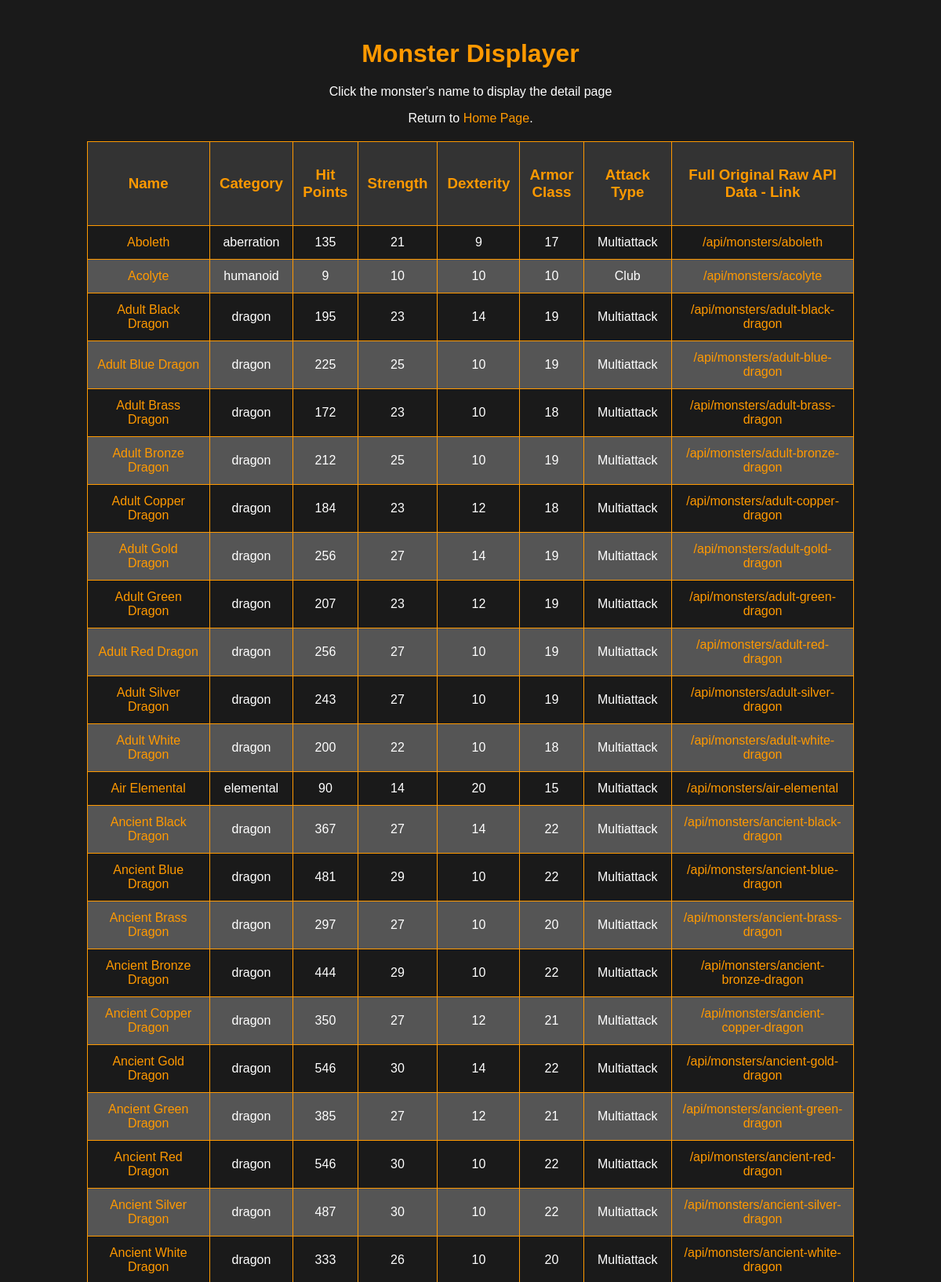
/monsters (upper part), run on the app's committed database.
### tables this page shows
CREATE TABLE monster_table (
                    MONSTER TEXT PRIMARY KEY NOT NULL, 
                    NAME TEXT NOT NULL, 
                    URL TEXT NOT NULL,
                    CATEGORY TEXT,
                    MAX_HP INTEGER,
                    STRENGTH INTEGER,
                    DEXTERITY INTEGER,
                    AC INTEGER,
                    ATTACK TEXT,
                    IMAGE TEXT
                    );

### flask_api/alta3research-flask01.py (the view)
@app.route("/monsters")
def display_monsters():
    monsters = db_reader(file_path, table)
    return render_template("monsters.html", monsters = monsters)

### flask_api/db_reader.py (called while the page is built)
def db_reader(path, table):
    conn = sqlite3.connect(path)
    conn.row_factory = sqlite3.Row
    cursor = conn.cursor()
    cursor.execute(f"SELECT * FROM {table}")
    monsters = cursor.fetchall()
    monster_dicts= []
    for monster in monsters:
        monster_dict = dict(monster)
        monster_dicts.append(monster_dict)
    return monster_dicts

### flask_api/templates/monsters.html (shortened to what this page needs)
<!DOCTYPE html>
<html lang="en">
    <head>
    </head>
    <body>
        <h1>Monster Displayer</h1>
        <p>Click the monster's name to display the detail page</p>
        <p>Return to <a href="/index">Home Page</a>.</p>
        <table>
            <thead>
                <tr>
                    <th><h3>Name</h3></th>
                    <th><h3>Category</h3></th>
                    <th><h3>Hit Points</h3></th>
                    <th><h3>Strength</h3></th>
                    <th><h3>Dexterity</h3></th>
                    <th><h3>Armor Class</h3></th>
                    <th><h3>Attack Type</h3></th>
                    <th><h3>Full Original Raw API Data - Link</h3></th>
                </tr>
            </thead>
            <tbody>
                {% for monster in monsters %}
                <tr>
                    <td>
                        <a href='/monster/{{ monster["NAME"] }}'>{{ monster["NAME"] }}</a>
                    </td>
                    <td>{{ monster["CATEGORY"] }}</td>
                    <td>{{ monster["MAX_HP"] }}</td>
                    <td>{{ monster["STRENGTH"] }}</td>
                    <td>{{ monster["DEXTERITY"] }}</td>
                    <td>{{ monster["AC"] }}</td>
                    <td>{{ monster["ATTACK"] }}</td>
                    <td>
                        <a href='https://www.dnd5eapi.co{{ monster["URL"] }}' target="_blank">{{ monster["URL"] }}</a>
                    </td>
                </tr>
                {% endfor %}
            </tbody>
        </table>
    </body>
</html>

### flask_api/templates/monsters.html (style rules this page uses)
body { font-family: "Arial", sans-serif; background-color: #1a1a1a; color: #fff; text-align: center; margin: 50px; }
h1 { color: #ff9900; }
table { width: 80%; margin: 20px auto; border-collapse: collapse; }
th, td { padding: 12px; border: 1px solid #ff9900; }
th { background-color: #333; color: #ff9900; }
tr:nth-child(even) { background-color: #555; }
a { color: #ff9900; text-decoration: none; }

### data on the page
monster_table: NAME "Aboleth", CATEGORY "aberration", MAX_HP "135", STRENGTH "21", DEXTERITY "9", AC "17", ATTACK "Multiattack", URL "/api/monsters/aboleth"
monster_table: NAME "Acolyte", CATEGORY "humanoid", MAX_HP "9", STRENGTH "10", DEXTERITY "10", AC "10", ATTACK "Club", URL "/api/monsters/acolyte"
monster_table: NAME "Adult Black Dragon", CATEGORY "dragon", MAX_HP "195", STRENGTH "23", DEXTERITY "14", AC "19", ATTACK "Multiattack", URL "/api/monsters/adult-black-dragon"
monster_table: NAME "Adult Blue Dragon", CATEGORY "dragon", MAX_HP "225", STRENGTH "25", DEXTERITY "10", AC "19", ATTACK "Multiattack", URL "/api/monsters/adult-blue-dragon"
monster_table: NAME "Adult Brass Dragon", CATEGORY "dragon", MAX_HP "172", STRENGTH "23", DEXTERITY "10", AC "18", ATTACK "Multiattack", URL "/api/monsters/adult-brass-dragon"
monster_table: NAME "Adult Bronze Dragon", CATEGORY "dragon", MAX_HP "212", STRENGTH "25", DEXTERITY "10", AC "19", ATTACK "Multiattack", URL "/api/monsters/adult-bronze-dragon"
monster_table: NAME "Adult Copper Dragon", CATEGORY "dragon", MAX_HP "184", STRENGTH "23", DEXTERITY "12", AC "18", ATTACK "Multiattack", URL "/api/monsters/adult-copper-dragon"
monster_table: NAME "Adult Gold Dragon", CATEGORY "dragon", MAX_HP "256", STRENGTH "27", DEXTERITY "14", AC "19", ATTACK "Multiattack", URL "/api/monsters/adult-gold-dragon"
monster_table: NAME "Adult Green Dragon", CATEGORY "dragon", MAX_HP "207", STRENGTH "23", DEXTERITY "12", AC "19", ATTACK "Multiattack", URL "/api/monsters/adult-green-dragon"
monster_table: NAME "Adult Red Dragon", CATEGORY "dragon", MAX_HP "256", STRENGTH "27", DEXTERITY "10", AC "19", ATTACK "Multiattack", URL "/api/monsters/adult-red-dragon"
monster_table: NAME "Adult Silver Dragon", CATEGORY "dragon", MAX_HP "243", STRENGTH "27", DEXTERITY "10", AC "19", ATTACK "Multiattack", URL "/api/monsters/adult-silver-dragon"
monster_table: NAME "Adult White Dragon", CATEGORY "dragon", MAX_HP "200", STRENGTH "22", DEXTERITY "10", AC "18", ATTACK "Multiattack", URL "/api/monsters/adult-white-dragon"
monster_table: NAME "Air Elemental", CATEGORY "elemental", MAX_HP "90", STRENGTH "14", DEXTERITY "20", AC "15", ATTACK "Multiattack", URL "/api/monsters/air-elemental"
monster_table: NAME "Ancient Black Dragon", CATEGORY "dragon", MAX_HP "367", STRENGTH "27", DEXTERITY "14", AC "22", ATTACK "Multiattack", URL "/api/monsters/ancient-black-dragon"
monster_table: NAME "Ancient Blue Dragon", CATEGORY "dragon", MAX_HP "481", STRENGTH "29", DEXTERITY "10", AC "22", ATTACK "Multiattack", URL "/api/monsters/ancient-blue-dragon"
monster_table: NAME "Ancient Brass Dragon", CATEGORY "dragon", MAX_HP "297", STRENGTH "27", DEXTERITY "10", AC "20", ATTACK "Multiattack", URL "/api/monsters/ancient-brass-dragon"
monster_table: NAME "Ancient Bronze Dragon", CATEGORY "dragon", MAX_HP "444", STRENGTH "29", DEXTERITY "10", AC "22", ATTACK "Multiattack", URL "/api/monsters/ancient-bronze-dragon"
monster_table: NAME "Ancient Copper Dragon", CATEGORY "dragon", MAX_HP "350", STRENGTH "27", DEXTERITY "12", AC "21", ATTACK "Multiattack", URL "/api/monsters/ancient-copper-dragon"
monster_table: NAME "Ancient Gold Dragon", CATEGORY "dragon", MAX_HP "546", STRENGTH "30", DEXTERITY "14", AC "22", ATTACK "Multiattack", URL "/api/monsters/ancient-gold-dragon"
monster_table: NAME "Ancient Green Dragon", CATEGORY "dragon", MAX_HP "385", STRENGTH "27", DEXTERITY "12", AC "21", ATTACK "Multiattack", URL "/api/monsters/ancient-green-dragon"
monster_table: NAME "Ancient Red Dragon", CATEGORY "dragon", MAX_HP "546", STRENGTH "30", DEXTERITY "10", AC "22", ATTACK "Multiattack", URL "/api/monsters/ancient-red-dragon"
monster_table: NAME "Ancient Silver Dragon", CATEGORY "dragon", MAX_HP "487", STRENGTH "30", DEXTERITY "10", AC "22", ATTACK "Multiattack", URL "/api/monsters/ancient-silver-dragon"
monster_table: NAME "Ancient White Dragon", CATEGORY "dragon", MAX_HP "333", STRENGTH "26", DEXTERITY "10", AC "20", ATTACK "Multiattack", URL "/api/monsters/ancient-white-dragon"
